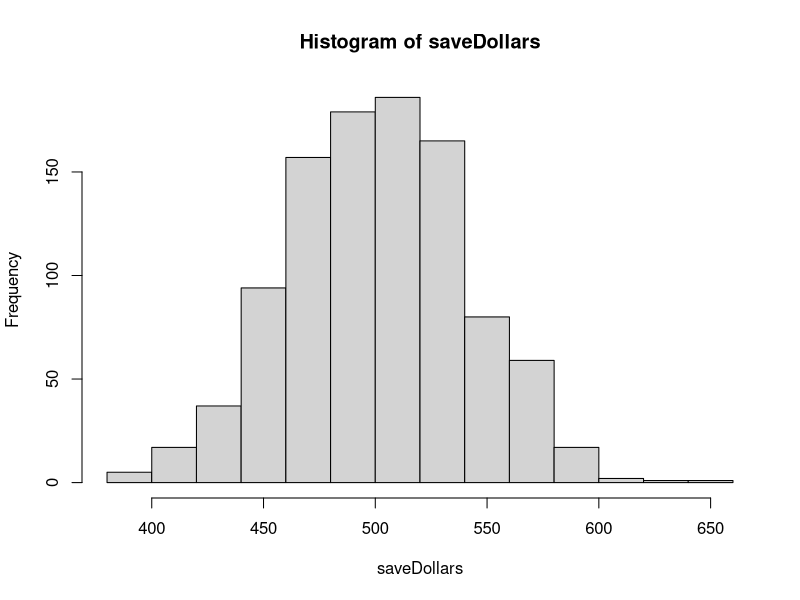

Recreate this plot in R.
## ---- chunk 1
Bdays = 1:365
Bsamples = vector('numeric')
TotalDollars = 0
saveDollars=vector('numeric')
## ---- chunk 2
for(loop in 1:1000){
TotalDollars=0
for(i in 1:1137) {
Bsamples = sample(Bdays,35, replace=TRUE)
if (length(unique(Bsamples)) == 35) {
TotalDollars = TotalDollars -2
} else{
TotalDollars = TotalDollars +1
}
}
saveDollars[loop] = TotalDollars
}
hist(saveDollars)
## ---- chunk 3
print(mean(saveDollars))
## ---- chunk 4
stdevDollars = sd(saveDollars)
meanDollars=mean(saveDollars)
CI = c(meanDollars-2*stdevDollars, meanDollars+2*stdevDollars)
print(CI)
